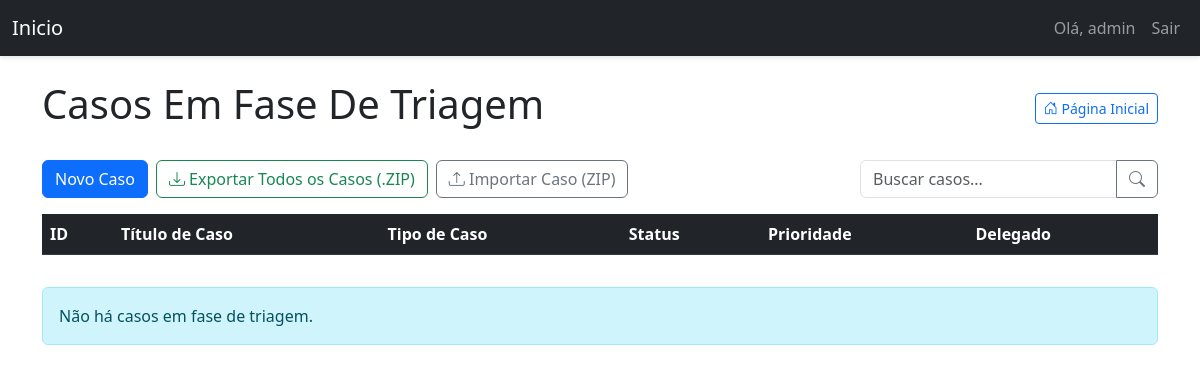
Before: /dashboard/ (signed in) with the older database file.
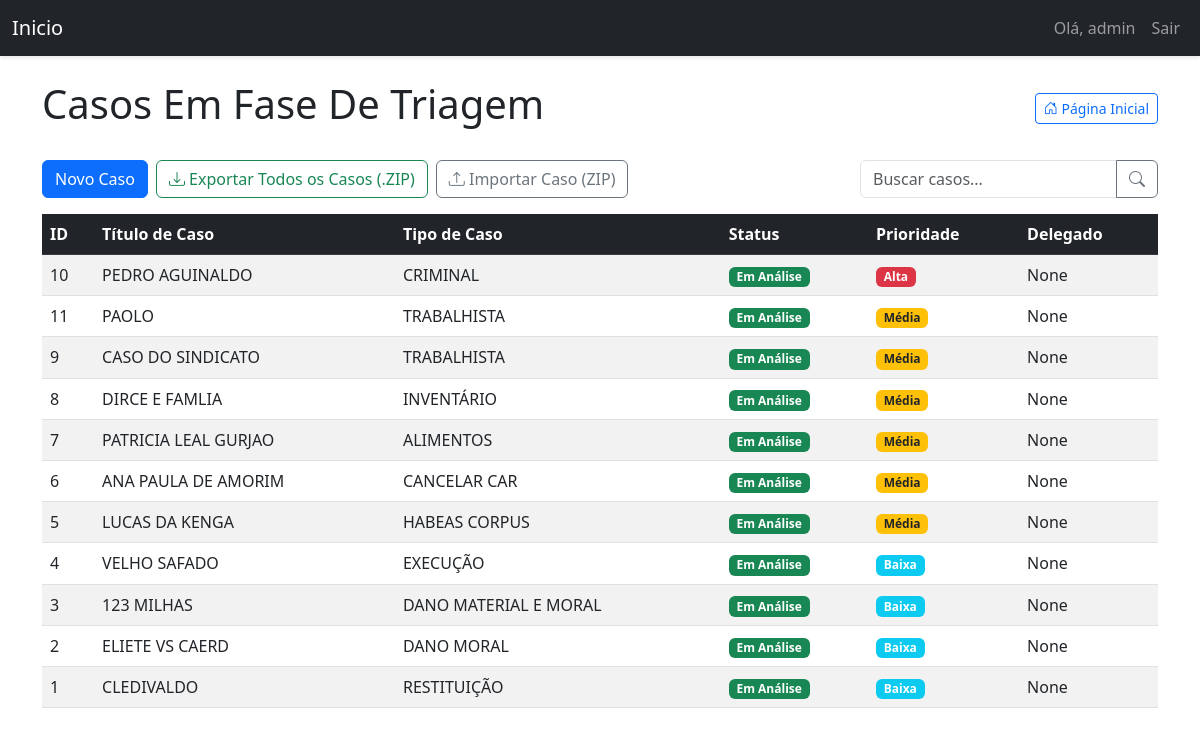
After: the same page with the newer database file.
### models.py (models this page shows, shortened)
class User(UserMixin, db.Model):
    id = db.Column(db.Integer, primary_key=True)
    username = db.Column(db.String(64), index=True, unique=True)
    email = db.Column(db.String(120), index=True, unique=True)
    password_hash = db.Column(db.String(128))
    is_admin = db.Column(db.Boolean, default=False)
    admin_id = db.Column(db.Integer, db.ForeignKey('user.id'), nullable=True)
    associados = db.relationship('User', backref=db.backref('admin', remote_side=[id]), lazy='dynamic')
    tickets = db.relationship('Ticket', backref='author', lazy='dynamic',
                              cascade="all, delete-orphan", foreign_keys='Ticket.user_id')
    delegated_tickets = db.relationship('Ticket', backref='delegado_user', lazy='dynamic',
                                        foreign_keys='Ticket.delegado_id')
    comments = db.relationship('Comment', backref='author', lazy='dynamic', cascade="all, delete-orphan")
    attachments = db.relationship('Attachment', backref='author', lazy='dynamic')
    appointments = db.relationship('Appointment', backref='user', lazy='dynamic', cascade="all, delete-orphan")
    advogados = db.relationship('Advogado', backref='owner_user', lazy='dynamic', cascade="all, delete-orphan")

class Ticket(db.Model):
    id = db.Column(db.Integer, primary_key=True)
    ticket_code = db.Column(db.String(30), unique=True)
    title = db.Column(db.String(140))
    description = db.Column(db.Text)
    case_number = db.Column(db.String(50))
    status = db.Column(db.String(20), default='Em Análise')
    priority = db.Column(db.String(20), default='Média')
    created_at = db.Column(db.DateTime, index=True, default=datetime.utcnow)
    updated_at = db.Column(db.DateTime, index=True, default=datetime.utcnow)
    user_id = db.Column(db.Integer, db.ForeignKey('user.id'))
    delegado_id = db.Column(db.Integer, db.ForeignKey('user.id'), nullable=True)
    delegado = db.relationship('User', foreign_keys=[delegado_id])
    comments = db.relationship('Comment', backref='ticket', lazy='dynamic', cascade="all, delete-orphan")
    attachments = db.relationship('Attachment', backref='ticket', lazy='dynamic', cascade="all, delete-orphan")
    todos = db.relationship('TodoItem', backref='ticket', lazy='dynamic', cascade="all, delete-orphan")

### triagem/routes/dashboard.py (the view)
@dashboard_bp.route('/')  # Rota vazia, que combina com o prefixo '/dashboard' em app.py
@login_required
def dashboard():
    search_term = request.args.get('search', '')
    query = Ticket.query
    if not current_user.is_admin:
        query = query.filter(
            (Ticket.user_id == current_user.id) |
            (Ticket.delegado_id == current_user.id)
        )
    if search_term:
        query = query.filter(
            (Ticket.title.ilike(f'%{search_term}%')) |
            (Ticket.case_number.ilike(f'%{search_term}%')) |
            (Ticket.description.ilike(f'%{search_term}%'))
        )
    status_order = {'Em Análise': 1, 'Em Espera': 2, 'Arquivado': 3}
    priority_order = {'Alta': 1, 'Média': 2, 'Baixa': 3}
    query = query.order_by(
        db.case(status_order, value=Ticket.status),
        db.case(priority_order, value=Ticket.priority),
        Ticket.updated_at.desc()
    )
    tickets = query.all()
    return render_template('dashboard.html', tickets=tickets, search_term=search_term)

### triagem/templates/dashboard.html (shortened to what this page needs)
{% extends "base.html" %}
{% block content %}
<div class="d-flex justify-content-between align-items-center mb-4 flex-wrap">
    <h1>Casos Em Fase De Triagem</h1>
    <a href="{{ url_for('main.index') }}" class="btn btn-outline-primary btn-sm">
        <i class="bi bi-house-door"></i> Página Inicial
    </a>
</div>
<div class="d-flex justify-content-between mb-3 flex-wrap gap-2">
    <div class="d-flex gap-2">
        {% if current_user.is_admin %}
            <a href="{{ url_for('ticket.create_ticket') }}" class="btn btn-primary">Novo Caso</a>
            <a href="{{ url_for('ticket_export_import.export_all_zip') }}" class="btn btn-outline-success">
                <i class="bi bi-download"></i> Exportar Todos os Casos (.ZIP)
            </a>
            <form id="importZipForm" method="POST" action="{{ url_for('ticket_export_import.import_ticket_zip') }}"
                  enctype="multipart/form-data" style="display:inline;">
                <button class="btn btn-outline-secondary" type="button" id="importZipBtn">
                    <i class="bi bi-upload"></i> Importar Caso (ZIP)
                </button>
            </form>
        {% endif %}
    </div>
    <form method="GET" action="{{ url_for('dashboard.dashboard') }}" class="d-flex ms-md-auto mt-2 mt-md-0">
        <div class="input-group">
            <input type="text" name="search" class="form-control" placeholder="Buscar casos..." value="{{ request.args.get('search', '') }}">
            <button class="btn btn-outline-secondary" type="submit">
                <i class="bi bi-search"></i>
            </button>
        </div>
    </form>
</div>
<div class="table-responsive">
    <table class="table table-striped table-hover" id="tickets-table">
        <thead class="table-dark">
            <tr>
                <th>ID</th>
                <th>Título de Caso</th>
                <th>Tipo de Caso</th>
                <th>Status</th>
                <th>Prioridade</th>
                <th>Delegado</th>
            </tr>
        </thead>
        <tbody>
            {% for ticket in tickets %}
            <tr class="clickable-row" data-href="{{ url_for('ticket.view_ticket', ticket_id=ticket.id) }}">
                <td>{{ ticket.id }}</td>
                <td>{{ ticket.title }}</td>
                <td>{{ ticket.case_number }}</td>
                <td>
                    <span class="badge
                        {% if ticket.status == 'Em Análise' %}bg-success
                        {% elif ticket.status == 'Em Espera' %}bg-warning text-dark
                        {% elif ticket.status == 'Arquivado' %}bg-secondary
                        {% else %}bg-info{% endif %}">
                        {{ ticket.status }}
                    </span>
                </td>
                <td>
                    <span class="badge
                        {% if ticket.priority == 'Alta' %}bg-danger
                        {% elif ticket.priority == 'Média' %}bg-warning text-dark
                        {% elif ticket.priority == 'Baixa' %}bg-info
                        {% else %}bg-secondary{% endif %}">
                        {{ ticket.priority }}
                    </span>
                </td>
                <td>{{ ticket.delegado }}</td>
            </tr>
            {% endfor %}
        </tbody>
    </table>
</div>
{% if tickets|length == 0 and not request.args.get('search') %}
<div class="alert alert-info mt-3" role="alert">
    Não há casos em fase de triagem.
</div>
{% elif tickets|length == 0 and request.args.get('search') %}
<div class="alert alert-warning mt-3" role="alert">
    Nenhum caso encontrado para a busca "{{ request.args.get('search') }}". Tente outro termo.
</div>
{% endif %}
{% endblock %}

### triagem/templates/base.html (shortened to what this page needs)
<!DOCTYPE html>
<html lang="pt-BR">
<head>
    {% block styles %}
        <link rel="stylesheet" href="https://cdn.jsdelivr.net/npm/bootstrap-icons@1.8.0/font/bootstrap-icons.css">
        <link rel="stylesheet" href="{{ url_for('static', filename='css/triagem.css') }}">
        <link href="https://cdn.jsdelivr.net/npm/bootstrap@5.3.0/dist/css/bootstrap.min.css" rel="stylesheet">
    {% endblock %}
</head>
<body>
    <nav class="navbar navbar-expand-lg navbar-dark bg-dark">
        <div class="container-fluid">
            <a class="navbar-brand" href="{{ url_for('main.index') }}">Inicio</a>
            <div class="collapse navbar-collapse" id="navbarNav">
                <ul class="navbar-nav ms-auto">
                    {% if current_user.is_authenticated %}
                    <li class="nav-item">
                        <span class="nav-link">Olá, {{ current_user.username }}</span>
                    </li>
                    <li class="nav-item">
                        <a class="nav-link" href="{{ url_for('auth.logout') }}">Sair</a>
                    </li>
                    {% else %}
                    <li class="nav-item">
                        <a class="nav-link" href="{{ url_for('auth.login') }}">Login</a>
                    </li>
                    {% endif %}
                </ul>
            </div>
        </div>
    </nav>
    <div class="container mt-4">
        {% block content %}{% endblock %}
    </div>
</body>
</html>

### static/css/triagem.css (style rules this page uses)
body { background-color: #f8f9fa; padding-bottom: 50px; font-family: 'Open Sans', sans-serif; }
.navbar { box-shadow: 0 2px 4px rgba(0,0,0,.1); }
.table th { background-color: #f8f9fa; }
.badge { font-weight: 500; }
::placeholder { color: #6c757d; opacity: 1; }
.clickable-row { cursor: pointer; }

Changed rows visible on the page:
added Ticket: id "10", title "PEDRO AGUINALDO", case_number "CRIMINAL", status "Em Análise", priority "Alta", delegado "None"
added Ticket: id "11", title "PAOLO", case_number "TRABALHISTA", status "Em Análise", priority "Média", delegado "None"
added Ticket: id "9", title "CASO DO SINDICATO", case_number "TRABALHISTA", status "Em Análise", priority "Média", delegado "None"
added Ticket: id "8", title "DIRCE E FAMLIA", case_number "INVENTÁRIO", status "Em Análise", priority "Média", delegado "None"
added Ticket: id "7", title "PATRICIA LEAL GURJAO", case_number "ALIMENTOS", status "Em Análise", priority "Média", delegado "None"
added Ticket: id "6", title "ANA PAULA DE AMORIM", case_number "CANCELAR CAR", status "Em Análise", priority "Média", delegado "None"
added Ticket: id "5", title "LUCAS DA KENGA", case_number "HABEAS CORPUS", status "Em Análise", priority "Média", delegado "None"
added Ticket: id "4", title "VELHO SAFADO", case_number "EXECUÇÃO", status "Em Análise", priority "Baixa", delegado "None"
added Ticket: id "3", title "123 MILHAS", case_number "DANO MATERIAL E MORAL", status "Em Análise", priority "Baixa", delegado "None"
added Ticket: id "2", title "ELIETE VS CAERD", case_number "DANO MORAL", status "Em Análise", priority "Baixa", delegado "None"
added Ticket: id "1", title "CLEDIVALDO", case_number "RESTITUIÇÃO", status "Em Análise", priority "Baixa", delegado "None"
Other visible differences:
text no longer shown: "Não há casos em fase de triagem."
